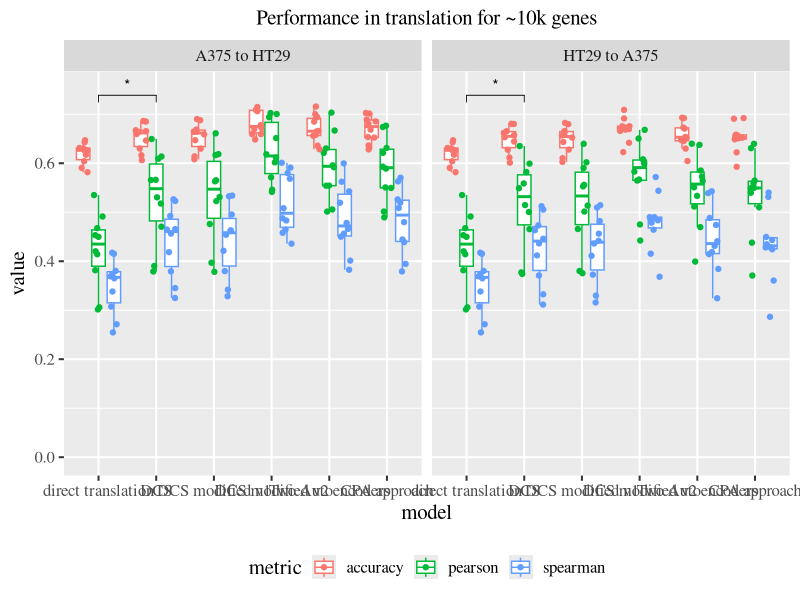

Generate this figure with R:
library(tidyverse)
library(ggplot2)
library(ggsignif)
library(ggpubr)

### Performance all different approaches----------------
### For all genes
res_dcs_noise <- data.table::fread('../results/deepcellstate_results_10kgenes/deepcellstate_allgenes_10foldvalidation_results1000ep_with_noise_10k.csv')
colnames(res_dcs_noise)[1] <- 'fold'
res_dcs_noise <- res_dcs_noise %>% mutate(model='DCS')
res_dcs_noise <- res_dcs_noise %>% dplyr::select(-Direct_pearson,-Direct_spearman,-DirectAcc_ht29,-DirectAcc_a375,-cross_corr_ht29,-cross_corr_a375)
res_dcs_nonoise <- data.table::fread('../results/deepcellstate_results_10kgenes/deepcellstate_allgenes_10foldvalidation_results1000ep_no_noise_10k.csv')
colnames(res_dcs_nonoise)[1] <- 'fold'
res_dcs_nonoise <- res_dcs_nonoise %>% mutate(model='DCS modified v1')
res_dcs_nonoise <- res_dcs_nonoise %>% dplyr::select(-Direct_pearson,-Direct_spearman,-DirectAcc_ht29,-DirectAcc_a375,-cross_corr_ht29,-cross_corr_a375)
res_notvae_2encs <- data.table::fread('../results/my_results_10kgenes/allgenes_10foldvalidation_notvae_results1000ep512bs.csv')
colnames(res_notvae_2encs)[1] <- 'fold'
res_notvae_2encs <- res_notvae_2encs %>% mutate(model='Two Autoencoders')
res_notvae_2encs <- res_notvae_2encs %>% dplyr::select(-Direct_pearson,-Direct_spearman,-DirectAcc_ht29,-DirectAcc_a375,-cross_corr_ht29,-cross_corr_a375)
res_dcs_direct <- data.table::fread('../results/deepcellstate_results_10kgenes/deepcellstate_allgenes_10foldvalidation_results1000ep_direct_andl2similarity_10k.csv')
colnames(res_dcs_direct)[1] <- 'fold'
res_dcs_direct <- res_dcs_direct %>% mutate(model='DCS modified v2')
res_dcs_direct <- res_dcs_direct %>% dplyr::select(-Direct_pearson,-Direct_spearman,-DirectAcc_ht29,-DirectAcc_a375,-cross_corr_ht29,-cross_corr_a375)
baseline <- data.table::fread('../results/baseline_evaluation_allgenes.csv') %>% dplyr::select(-V1) %>% unique()
baseline <- baseline %>% rownames_to_column('fold')
baseline <- baseline %>% mutate(model='direct translation')
baseline <- baseline %>% gather('metric','value',-fold,-model)
base1 <- baseline %>% filter(metric!='DirectAcc_ht29')
base1 <- base1 %>% mutate(translation='A375 to HT29') %>%
  mutate(metric=ifelse(grepl('Acc',metric),'accuracy',ifelse(grepl('spearman',metric),'spearman','pearson')))
base2 <- baseline %>% filter(metric!='DirectAcc_a375')
base2 <- base2 %>% mutate(translation='HT29 to A375') %>%
  mutate(metric=ifelse(grepl('Acc',metric),'accuracy',ifelse(grepl('spearman',metric),'spearman','pearson')))
res_cpa <- data.table::fread('../results/MI_results/allgenes_10foldvalidation_withCPA_1000ep512bs_a375_ht29.csv')
#res_cpa <- data.table::fread('../results/MI_results/allgenes_10foldvalidation_notpretrained_MIuniform_and_l2sim_2encs_1000ep512bs.csv')
colnames(res_cpa)[1] <- 'fold'
res_cpa <- res_cpa %>% mutate(model='CPA approach')
res_cpa <- res_cpa %>% dplyr::select(-F1_score,-ClassAccuracy,-Direct_pearson,-Direct_spearman,-DirectAcc_ht29,-DirectAcc_a375)

all_results <- rbind(res_dcs_direct,res_dcs_noise,res_dcs_nonoise,res_dcs_direct,res_notvae_2encs,res_cpa)
all_results <- all_results %>% gather('metric','value',-fold,-model)

all_results_reconstruction <- all_results %>% filter(grepl('rec',metric)) %>% unique()
all_results_reconstruction <- all_results_reconstruction %>% mutate(reconstruct = ifelse(grepl('ht29',metric),'HT29','A375')) %>%
  mutate(metric = ifelse(grepl('spear',metric),'spearman',ifelse(grepl('acc',metric),'accuracy','pearson')))


all_results <- all_results %>% filter(!grepl('rec',metric)) %>% unique()
all_results <- all_results %>% mutate(translation = ifelse(grepl('HT29',metric),'A375 to HT29','HT29 to A375')) %>%
  mutate(metric = ifelse(grepl('spear',metric),'spearman',ifelse(grepl('acc',metric),'accuracy','pearson')))
all_results <- rbind(all_results,base1,base2)
all_results$model <- factor(all_results$model,levels=c('direct translation',"DCS",
                                                       "DCS modified v1","DCS modified v2",
                                                       "Two Autoencoders","CPA approach"))

# comparisons <- NULL
# p.values <- NULL
# k <- 1
# models <- c('direct translation',"DCS","DCS modified v1","DCS modified v2","Two Autoencoders","CPA approach")
# groups <- c(paste0(models,'pearson'),paste0(models,'spearman',paste0(models,'accuracy')))
# k <- 1
# for (i in 2:length(models)){
#   comparisons[[k]] <- c('direct translation',models[i])
#   p.values[k] <- wilcox.test(as.matrix(all_results %>% filter(model==comparisons[[k]][1]) %>%
#                                          filter(metric=='pearson') %>%
#                                          dplyr::select('value')),
#                              as.matrix(all_results %>% filter(model==comparisons[[k]][2]) %>%
#                                          filter(metric=='pearson') %>%
#                                          dplyr::select('value')))$p.value
#     k <- k+1
# }
# p.values <- p.adjust(p.values,'bonferroni')
all_results <- all_results %>% filter()
p <- ggboxplot(all_results,x='model',y='value',color='metric',add='jitter') +
  theme_gray(base_family = "serif",base_size = 15)+
  theme(plot.title = element_text(hjust = 0.5,size=15),legend.position='bottom') +
  ggtitle('Performance in translation for ~10k genes') + ylim(c(0,0.75))+
  facet_wrap(~ translation)
p <- p+ stat_compare_means(aes(group=model),comparisons = list(c('DCS','direct translation')) ,method='wilcox.test',label='p.signif')
print(p)

